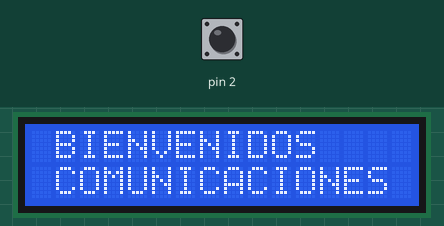
Simulated run of this sketch. Board: Arduino Uno, built with avr-gcc and run on an emulated ATmega328P. Shown: 16×2 character LCD. Inputs (shaded band) come from the test bench; at power-on: pin 2 HIGH.

Above: at 0.1 s.
At 4.1 s:
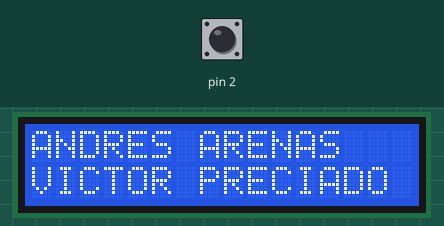
At 8.1 s:
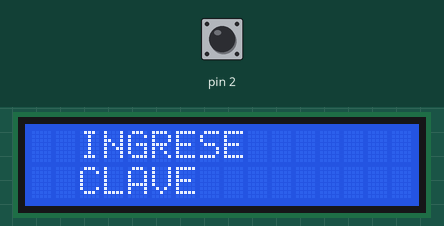

Measured:
- by itself, everything shown: repeats every 13.0 s, in 3 steps
- what the display in image 1 shows lasts 4.0 s, from 4.1 s to 8.1 s
- what the display in image 2 shows lasts 5.0 s, from 8.1 s to 13.1 s

The sketch:

sketch_mar04aSololcd.ino
```cpp
#include <LiquidCrystal.h>

LiquidCrystal lcd(8,9,10,11,12,13);
int i, clave[4], dato;
int sw = 2;
void setup(){
  lcd.begin(16,2);
  lcd.setCursor(0,0);
  lcd.print(" BIENVENIDOS");
  lcd.setCursor(0,1);
  lcd.print(" COMUNICACIONES");
}
void prender(){
  for(i=0; i<5; i++)
{
digitalWrite(13, HIGH);
delay(500);
digitalWrite(13, LOW);
delay(500);
}


}
void loop(){
  lcd.clear();
  lcd.setCursor(0,0);
  lcd.print(" BIENVENIDOS");
  lcd.setCursor(0,1);
  lcd.print(" COMUNICACIONES");
  delay(4000);
  lcd.clear();
  lcd.setCursor(0,0);
  lcd.print("ANDRES ARENAS");
  lcd.setCursor(0,1);
  lcd.print("VICTOR PRECIADO");
  delay(4000);
  lcd.clear();
  lcd.setCursor(0,0);
  lcd.print("  INGRESE");
  lcd.setCursor(0,1);
  lcd.print("  CLAVE");
  delay(4000);

  dato=digitalRead(2);
  if(dato==LOW)
  {
    prender();
    delay(2000);
  }
  delay(1000);
}
```
